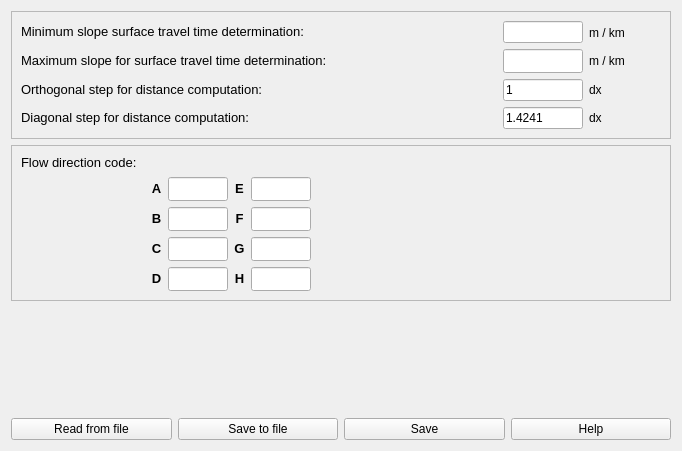
              <widget class="QWidget" name="scrollAreaWidgetContents">
               <property name="geometry">
                <rect>
                 <x>0</x>
                 <y>0</y>
                 <width>682</width>
                 <height>451</height>
                </rect>
               </property>
               <layout class="QGridLayout" name="gridLayout_5">
                <item row="2" column="0">
                 <spacer name="verticalSpacer_2">
                  <property name="orientation">
                   <enum>Qt::Vertical</enum>
                  </property>
                  <property name="sizeHint" stdset="0">
                   <size>
                    <width>20</width>
                    <height>40</height>
                   </size>
                  </property>
                 </spacer>
                </item>
                <item row="3" column="0">
                 <layout class="QGridLayout" name="gridLayout_46">
                  <item row="0" column="0">
                   <widget class="QPushButton" name="btn_read_pg1">
                    <property name="text">
                     <string>Read from file</string>
                    </property>
                   </widget>
                  </item>
                  <item row="0" column="1">
                   <widget class="QPushButton" name="btn_save_file_pg1">
                    <property name="text">
                     <string>Save to file</string>
                    </property>
                   </widget>
                  </item>
                  <item row="0" column="2">
                   <widget class="QPushButton" name="btn_save_pg1">
                    <property name="text">
                     <string>Save</string>
                    </property>
                   </widget>
                  </item>
                  <item row="0" column="3">
                   <widget class="QPushButton" name="btn_help_pg1">
                    <property name="text">
                     <string>Help</string>
                    </property>
                   </widget>
                  </item>
                 </layout>
                </item>
                <item row="1" column="0">
                 <widget class="QFrame" name="frame_2">
                  <property name="frameShape">
                   <enum>QFrame::StyledPanel</enum>
                  </property>
                  <property name="frameShadow">
                   <enum>QFrame::Raised</enum>
                  </property>
                  <layout class="QGridLayout" name="gridLayout_11">
                   <item row="1" column="1">
                    <spacer name="horizontalSpacer_5">
                     <property name="orientation">
                      <enum>Qt::Horizontal</enum>
                     </property>
                     <property name="sizeType">
                      <enum>QSizePolicy::Fixed</enum>
                     </property>
                     <property name="sizeHint" stdset="0">
                      <size>
                       <width>8</width>
                       <height>20</height>
                      </size>
                     </property>
                    </spacer>
                   </item>
                   <item row="1" column="2">
                    <layout class="QGridLayout" name="gridLayout_20">
                     <item row="0" column="0">
                      <layout class="QVBoxLayout" name="verticalLayout_3">
                       <item>
                        <layout class="QHBoxLayout" name="horizontalLayout_11">
                         <item>
                          <widget class="QLabel" name="label_10">
                           <property name="text">
                            <string>&lt;html&gt;&lt;head/&gt;&lt;body&gt;&lt;p align=&quot;center&quot;&gt;&lt;span style=&quot; font-size:10pt; font-weight:700;&quot;&gt;A&lt;/span&gt;&lt;/p&gt;&lt;/body&gt;&lt;/html&gt;</string>
                           </property>
                          </widget>
                         </item>
                         <item>
                          <widget class="QLineEdit" name="le_5_pg1">
                           <property name="minimumSize">
                            <size>
                             <width>60</width>
                             <height>24</height>
                            </size>
                           </property>
                           <property name="maximumSize">
                            <size>
                             <width>60</width>
                             <height>24</height>
                            </size>
                           </property>
                          </widget>
                         </item>
                        </layout>
                       </item>
                       <item>
                        <layout class="QHBoxLayout" name="horizontalLayout_17">
                         <item>
                          <widget class="QLabel" name="label_20">
                           <property name="text">
                            <string>&lt;html&gt;&lt;head/&gt;&lt;body&gt;&lt;p align=&quot;center&quot;&gt;&lt;span style=&quot; font-size:10pt; font-weight:700;&quot;&gt;B&lt;/span&gt;&lt;/p&gt;&lt;/body&gt;&lt;/html&gt;</string>
                           </property>
                          </widget>
                         </item>
                         <item>
                          <widget class="QLineEdit" name="le_6_pg1">
                           <property name="minimumSize">
                            <size>
                             <width>60</width>
                             <height>24</height>
                            </size>
                           </property>
                           <property name="maximumSize">
                            <size>
                             <width>60</width>
                             <height>24</height>
                            </size>
                           </property>
                          </widget>
                         </item>
                        </layout>
                       </item>
                       <item>
                        <layout class="QHBoxLayout" name="horizontalLayout_18">
                         <item>
                          <widget class="QLabel" name="label_19">
                           <property name="text">
                            <string>&lt;html&gt;&lt;head/&gt;&lt;body&gt;&lt;p align=&quot;center&quot;&gt;&lt;span style=&quot; font-size:10pt; font-weight:700;&quot;&gt;C&lt;/span&gt;&lt;/p&gt;&lt;/body&gt;&lt;/html&gt;</string>
                           </property>
                          </widget>
                         </item>
                         <item>
                          <widget class="QLineEdit" name="le_7_pg1">
                           <property name="minimumSize">
                            <size>
                             <width>60</width>
                             <height>24</height>
                            </size>
                           </property>
                           <property name="maximumSize">
                            <size>
                             <width>60</width>
                             <height>24</height>
                            </size>
                           </property>
                          </widget>
                         </item>
                        </layout>
                       </item>
                       <item>
                        <layout class="QHBoxLayout" name="horizontalLayout_19">
                         <item>
                          <widget class="QLabel" name="label_16">
                           <property name="text">
                            <string>&lt;html&gt;&lt;head/&gt;&lt;body&gt;&lt;p align=&quot;center&quot;&gt;&lt;span style=&quot; font-size:10pt; font-weight:700;&quot;&gt;D&lt;/span&gt;&lt;/p&gt;&lt;/body&gt;&lt;/html&gt;</string>
                           </property>
                          </widget>
                         </item>
                         <item>
                          <widget class="QLineEdit" name="le_8_pg1">
                           <property name="minimumSize">
                            <size>
                             <width>60</width>
                             <height>24</height>
                            </size>
                           </property>
                           <property name="maximumSize">
                            <size>
                             <width>60</width>
                             <height>24</height>
                            </size>
                           </property>
                          </widget>
                         </item>
                        </layout>
                       </item>
                      </layout>
                     </item>
                     <item row="0" column="1">
                      <layout class="QVBoxLayout" name="verticalLayout_9">
                       <item>
                        <layout class="QHBoxLayout" name="horizontalLayout_20">
                         <item>
                          <widget class="QLabel" name="label_21">
                           <property name="text">
                            <string>&lt;html&gt;&lt;head/&gt;&lt;body&gt;&lt;p align=&quot;center&quot;&gt;&lt;span style=&quot; font-size:10pt; font-weight:700;&quot;&gt;E&lt;/span&gt;&lt;/p&gt;&lt;/body&gt;&lt;/html&gt;</string>
                           </property>
                          </widget>
                         </item>
                         <item>
                          <widget class="QLineEdit" name="le_9_pg1">
                           <property name="minimumSize">
                            <size>
                             <width>60</width>
                             <height>24</height>
                            </size>
                           </property>
                           <property name="maximumSize">
                            <size>
                             <width>60</width>
                             <height>24</height>
                            </size>
                           </property>
                          </widget>
                         </item>
                        </layout>
                       </item>
                       <item>
                        <layout class="QHBoxLayout" name="horizontalLayout_21">
                         <item>
                          <widget class="QLabel" name="label_15">
                           <property name="text">
                            <string>&lt;html&gt;&lt;head/&gt;&lt;body&gt;&lt;p align=&quot;center&quot;&gt;&lt;span style=&quot; font-size:10pt; font-weight:700;&quot;&gt;F&lt;/span&gt;&lt;/p&gt;&lt;/body&gt;&lt;/html&gt;</string>
                           </property>
                          </widget>
                         </item>
                         <item>
                          <widget class="QLineEdit" name="le_10_pg1">
                           <property name="minimumSize">
                            <size>
                             <width>60</width>
                             <height>24</height>
                            </size>
                           </property>
                           <property name="maximumSize">
                            <size>
                             <width>60</width>
                             <height>24</height>
                            </size>
                           </property>
                          </widget>
                         </item>
                        </layout>
                       </item>
                       <item>
                        <layout class="QHBoxLayout" name="horizontalLayout_22">
                         <item>
                          <widget class="QLabel" name="label_17">
                           <property name="text">
                            <string>&lt;html&gt;&lt;head/&gt;&lt;body&gt;&lt;p align=&quot;center&quot;&gt;&lt;span style=&quot; font-size:10pt; font-weight:700;&quot;&gt;G&lt;/span&gt;&lt;/p&gt;&lt;/body&gt;&lt;/html&gt;</string>
                           </property>
                          </widget>
                         </item>
                         <item>
                          <widget class="QLineEdit" name="le_11_pg1">
                           <property name="minimumSize">
                            <size>
                             <width>60</width>
                             <height>24</height>
                            </size>
                           </property>
                           <property name="maximumSize">
                            <size>
                             <width>60</width>
                             <height>24</height>
                            </size>
                           </property>
                          </widget>
                         </item>
                        </layout>
                       </item>
                       <item>
                        <layout class="QHBoxLayout" name="horizontalLayout_23">
                         <item>
                          <widget class="QLabel" name="label_18">
                           <property name="text">
                            <string>&lt;html&gt;&lt;head/&gt;&lt;body&gt;&lt;p align=&quot;center&quot;&gt;&lt;span style=&quot; font-size:10pt; font-weight:700;&quot;&gt;H&lt;/span&gt;&lt;/p&gt;&lt;/body&gt;&lt;/html&gt;</string>
                           </property>
                          </widget>
                         </item>
                         <item>
                          <widget class="QLineEdit" name="le_12_pg1">
                           <property name="minimumSize">
                            <size>
                             <width>60</width>
                             <height>24</height>
                            </size>
                           </property>
                           <property name="maximumSize">
                            <size>
                             <width>60</width>
                             <height>24</height>
                            </size>
                           </property>
                          </widget>
                         </item>
                        </layout>
                       </item>
                      </layout>
                     </item>
                    </layout>
                   </item>
                   <item row="0" column="0">
                    <widget class="QLabel" name="label_23">
                     <property name="text">
                      <string>&lt;html&gt;&lt;head/&gt;&lt;body&gt;&lt;p align=&quot;justify&quot;&gt;&lt;span style=&quot; font-size:10pt;&quot;&gt;Flow direction code:&lt;/span&gt;&lt;/p&gt;&lt;/body&gt;&lt;/html&gt;</string>
                     </property>
                    </widget>
                   </item>
                   <item row="1" column="0">
                    <widget class="QLabel" name="label_65">
                     <property name="text">
                      <string/>
                     </property>
                     <property name="pixmap">
                      <pixmap>flowdirs.png</pixmap>
                     </property>
                    </widget>
                   </item>
                   <item row="1" column="3">
                    <spacer name="horizontalSpacer_2">
                     <property name="orientation">
                      <enum>Qt::Horizontal</enum>
                     </property>
                     <property name="sizeHint" stdset="0">
                      <size>
                       <width>800</width>
                       <height>20</height>
                      </size>
                     </property>
                    </spacer>
                   </item>
                   <item row="0" column="4">
                    <widget class="QLabel" name="label_24">
                     <property name="sizePolicy">
                      <sizepolicy hsizetype="Preferred" vsizetype="Preferred">
                       <horstretch>0</horstretch>
                       <verstretch>0</verstretch>
                      </sizepolicy>
                     </property>
                     <property name="minimumSize">
                      <size>
                       <width>16</width>
                       <height>16</height>
                      </size>
                     </property>
                     <property name="maximumSize">
                      <size>
                       <width>16</width>
                       <height>16</height>
                      </size>
                     </property>
                     <property name="toolTip">
                      <string>&lt;html&gt;&lt;head/&gt;&lt;body&gt;&lt;p&gt;Add the flow direction code. The value for each direction code might be an integer type and different from each other.&lt;/p&gt;&lt;/body&gt;&lt;/html&gt;</string>
                     </property>
                     <property name="whatsThis">
                      <string>&lt;html&gt;&lt;head/&gt;&lt;body&gt;&lt;p&gt;Add the description or function of the object&lt;/p&gt;&lt;/body&gt;&lt;/html&gt;</string>
                     </property>
                     <property name="text">
                      <string/>
                     </property>
                     <property name="pixmap">
                      <pixmap>tip_icon.png</pixmap>
                     </property>
                    </widget>
                   </item>
                  </layout>
                 </widget>
                </item>
                <item row="0" column="0">
                 <layout class="QVBoxLayout" name="verticalLayout_2">
                  <property name="sizeConstraint">
                   <enum>QLayout::SetDefaultConstraint</enum>
                  </property>
                  <property name="topMargin">
                   <number>0</number>
                  </property>
                  <property name="bottomMargin">
                   <number>0</number>
                  </property>
                  <item>
                   <widget class="QFrame" name="frame">
                    <property name="frameShape">
                     <enum>QFrame::StyledPanel</enum>
                    </property>
                    <property name="frameShadow">
                     <enum>QFrame::Raised</enum>
                    </property>
                    <layout class="QGridLayout" name="gridLayout_6">
                     <item row="0" column="0">
                      <layout class="QGridLayout" name="gridLayout_7">
                       <item row="0" column="0">
                        <layout class="QGridLayout" name="gridLayout_8">
                         <item row="0" column="0">
                          <layout class="QGridLayout" name="gridLayout_9">
                           <item row="0" column="0">
                            <widget class="QLabel" name="label_2">
                             <property name="text">
                              <string>&lt;html&gt;&lt;head/&gt;&lt;body&gt;&lt;p align=&quot;justify&quot;&gt;&lt;span style=&quot; font-size:10pt;&quot;&gt;Minimum slope surface travel time determination:&lt;/span&gt;&lt;/p&gt;&lt;/body&gt;&lt;/html&gt;</string>
                             </property>
                            </widget>
                           </item>
                           <item row="0" column="1">
                            <widget class="QLineEdit" name="le_1_pg1">
                             <property name="maximumSize">
                              <size>
                               <width>80</width>
                               <height>24</height>
                              </size>
                             </property>
                             <property name="text">
                              <string/>
                             </property>
                            </widget>
                           </item>
                          </layout>
                         </item>
                         <item row="1" column="0">
                          <layout class="QGridLayout" name="gridLayout_16">
                           <item row="0" column="0">
                            <widget class="QLabel" name="label_3">
                             <property name="text">
                              <string>&lt;html&gt;&lt;head/&gt;&lt;body&gt;&lt;p align=&quot;justify&quot;&gt;&lt;span style=&quot; font-size:10pt;&quot;&gt;Maximum slope for surface travel time determination:&lt;/span&gt;&lt;/p&gt;&lt;/body&gt;&lt;/html&gt;</string>
                             </property>
                            </widget>
                           </item>
                           <item row="0" column="1">
                            <widget class="QLineEdit" name="le_2_pg1">
                             <property name="minimumSize">
                              <size>
                               <width>80</width>
                               <height>24</height>
                              </size>
                             </property>
                             <property name="maximumSize">
                              <size>
                               <width>80</width>
                               <height>24</height>
                              </size>
                             </property>
                            </widget>
                           </item>
                          </layout>
                         </item>
                         <item row="2" column="0">
                          <layout class="QGridLayout" name="gridLayout_17">
                           <item row="0" column="0">
                            <widget class="QLabel" name="label_4">
                             <property name="text">
                              <string>&lt;html&gt;&lt;head/&gt;&lt;body&gt;&lt;p align=&quot;justify&quot;&gt;&lt;span style=&quot; font-size:10pt;&quot;&gt;Orthogonal step for distance computation:&lt;/span&gt;&lt;/p&gt;&lt;/body&gt;&lt;/html&gt;</string>
                             </property>
                            </widget>
                           </item>
                           <item row="0" column="1">
                            <widget class="QLineEdit" name="le_3_pg1">
                             <property name="maximumSize">
                              <size>
                               <width>80</width>
                               <height>24</height>
                              </size>
                             </property>
                             <property name="text">
                              <string>1</string>
                             </property>
                            </widget>
                           </item>
                          </layout>
                         </item>
                         <item row="3" column="0">
                          <layout class="QGridLayout" name="gridLayout_18">
                           <item row="0" column="0">
                            <widget class="QLabel" name="label_5">
                             <property name="text">
                              <string>&lt;html&gt;&lt;head/&gt;&lt;body&gt;&lt;p align=&quot;justify&quot;&gt;&lt;span style=&quot; font-size:10pt;&quot;&gt;Diagonal step for distance computation:&lt;/span&gt;&lt;/p&gt;&lt;/body&gt;&lt;/html&gt;</string>
                             </property>
                            </widget>
                           </item>
                           <item row="0" column="1">
                            <widget class="QLineEdit" name="le_4_pg1">
                             <property name="maximumSize">
                              <size>
                               <width>80</width>
                               <height>24</height>
                              </size>
                             </property>
                             <property name="text">
                              <string>1.4241</string>
                             </property>
                            </widget>
                           </item>
                          </layout>
                         </item>
                        </layout>
                       </item>
                       <item row="0" column="1">
                        <layout class="QVBoxLayout" name="verticalLayout_4">
                         <item>
                          <widget class="QLabel" name="label_6">
                           <property name="minimumSize">
                            <size>
                             <width>50</width>
                             <height>0</height>
                            </size>
                           </property>
                           <property name="text">
                            <string>m / km</string>
                           </property>
                          </widget>
                         </item>
                         <item>
                          <widget class="QLabel" name="label_7">
                           <property name="text">
                            <string>m / km</string>
                           </property>
                          </widget>
                         </item>
                         <item>
                          <widget class="QLabel" name="label_8">
                           <property name="text">
                            <string>dx</string>
                           </property>
                          </widget>
                         </item>
                         <item>
                          <widget class="QLabel" name="label_9">
                           <property name="text">
                            <string>dx</string>
                           </property>
                          </widget>
                         </item>
                        </layout>
                       </item>
                       <item row="0" column="2">
                        <layout class="QGridLayout" name="gridLayout_10">
                         <item row="2" column="0" alignment="Qt::AlignHCenter|Qt::AlignVCenter">
                          <widget class="QLabel" name="label_13">
                           <property name="sizePolicy">
                            <sizepolicy hsizetype="Preferred" vsizetype="Preferred">
                             <horstretch>0</horstretch>
                             <verstretch>0</verstretch>
                            </sizepolicy>
                           </property>
                           <property name="minimumSize">
                            <size>
                             <width>16</width>
                             <height>16</height>
                            </size>
                           </property>
                           <property name="maximumSize">
                            <size>
                             <width>16</width>
                             <height>16</height>
                            </size>
                           </property>
                           <property name="toolTip">
                            <string>&lt;html&gt;&lt;head/&gt;&lt;body&gt;&lt;p align=&quot;justify&quot;&gt;Add the orthogonal step, which by default is set to 1.&lt;/p&gt;&lt;/body&gt;&lt;/html&gt;</string>
                           </property>
                           <property name="whatsThis">
                            <string>&lt;html&gt;&lt;head/&gt;&lt;body&gt;&lt;p&gt;Add the description or function of the object&lt;/p&gt;&lt;/body&gt;&lt;/html&gt;</string>
                           </property>
                           <property name="text">
                            <string/>
                           </property>
                           <property name="pixmap">
                            <pixmap>tip_icon.png</pixmap>
                           </property>
                          </widget>
                         </item>
                         <item row="3" column="0" alignment="Qt::AlignHCenter|Qt::AlignVCenter">
                          <widget class="QLabel" name="label_14">
                           <property name="sizePolicy">
                            <sizepolicy hsizetype="Preferred" vsizetype="Preferred">
                             <horstretch>0</horstretch>
                             <verstretch>0</verstretch>
                            </sizepolicy>
                           </property>
                           <property name="minimumSize">
                            <size>
                             <width>16</width>
                             <height>16</height>
                            </size>
                           </property>
                           <property name="maximumSize">
                            <size>
                             <width>16</width>
                             <height>16</height>
                            </size>
                           </property>
                           <property name="toolTip">
                            <string>&lt;html&gt;&lt;head/&gt;&lt;body&gt;&lt;p&gt;Add the diagonal step, which by default is set to 1.4241.&lt;/p&gt;&lt;/body&gt;&lt;/html&gt;</string>
                           </property>
                           <property name="whatsThis">
                            <string>&lt;html&gt;&lt;head/&gt;&lt;body&gt;&lt;p&gt;Add the description or function of the object&lt;/p&gt;&lt;/body&gt;&lt;/html&gt;</string>
                           </property>
                           <property name="text">
                            <string/>
                           </property>
                           <property name="pixmap">
                            <pixmap>tip_icon.png</pixmap>
                           </property>
                          </widget>
                         </item>
                         <item row="0" column="0" alignment="Qt::AlignHCenter|Qt::AlignVCenter">
                          <widget class="QLabel" name="label_11">
                           <property name="sizePolicy">
                            <sizepolicy hsizetype="Preferred" vsizetype="Preferred">
                             <horstretch>0</horstretch>
                             <verstretch>0</verstretch>
                            </sizepolicy>
                           </property>
                           <property name="minimumSize">
                            <size>
                             <width>16</width>
                             <height>16</height>
                            </size>
                           </property>
                           <property name="maximumSize">
                            <size>
                             <width>16</width>
                             <height>16</height>
                            </size>
                           </property>
                           <property name="toolTip">
                            <string>&lt;html&gt;&lt;head/&gt;&lt;body&gt;&lt;p align=&quot;justify&quot;&gt;Add the value of the &lt;span style=&quot; text-decoration: underline;&quot;&gt;minimum&lt;/span&gt; slope, which can be estimated by the Digital Elevation Model (DEM) or provided by the user.&lt;/p&gt;&lt;/body&gt;&lt;/html&gt;</string>
                           </property>
                           <property name="text">
                            <string/>
                           </property>
                           <property name="pixmap">
                            <pixmap>tip_icon.png</pixmap>
                           </property>
                          </widget>
                         </item>
                         <item row="1" column="0">
                          <widget class="QLabel" name="label_12">
                           <property name="sizePolicy">
                            <sizepolicy hsizetype="Preferred" vsizetype="Preferred">
                             <horstretch>0</horstretch>
                             <verstretch>0</verstretch>
                            </sizepolicy>
                           </property>
                           <property name="minimumSize">
                            <size>
                             <width>16</width>
                             <height>16</height>
                            </size>
                           </property>
                           <property name="maximumSize">
                            <size>
                             <width>16</width>
                             <height>16</height>
                            </size>
                           </property>
                           <property name="toolTip">
                            <string>&lt;html&gt;&lt;head/&gt;&lt;body&gt;&lt;p&gt;Add the value of the &lt;span style=&quot; text-decoration: underline;&quot;&gt;maximum&lt;/span&gt; slope, which can be estimated by the Digital Elevation Model (DEM) or provided by the user.&lt;/p&gt;&lt;/body&gt;&lt;/html&gt;</string>
                           </property>
                           <property name="whatsThis">
                            <string>&lt;html&gt;&lt;head/&gt;&lt;body&gt;&lt;p&gt;Add the description or function of the object&lt;/p&gt;&lt;/body&gt;&lt;/html&gt;</string>
                           </property>
                           <property name="text">
                            <string/>
                           </property>
                           <property name="pixmap">
                            <pixmap>tip_icon.png</pixmap>
                           </property>
                          </widget>
                         </item>
                        </layout>
                       </item>
                      </layout>
                     </item>
                    </layout>
                   </widget>
                  </item>
                 </layout>
                </item>
               </layout>
              </widget>
